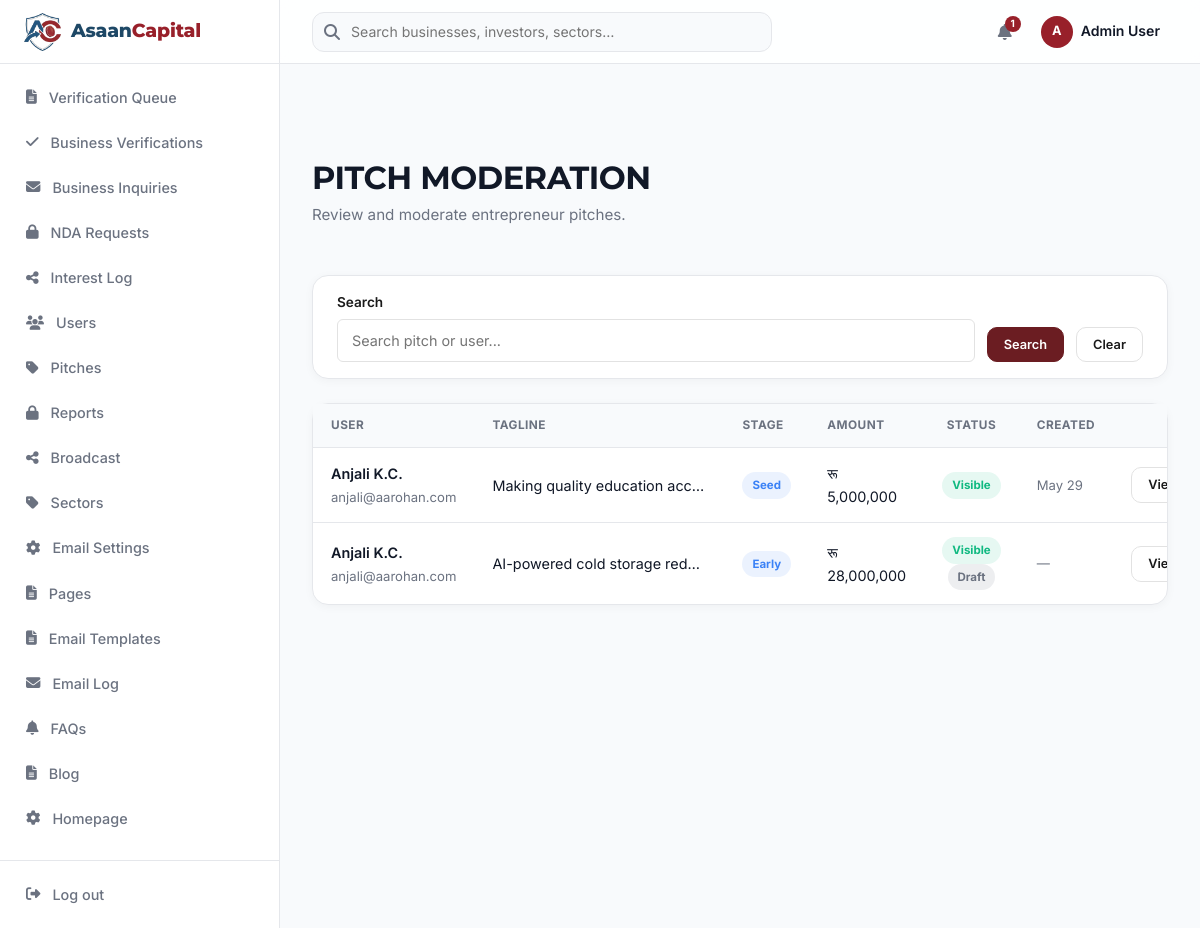
The page /admin/pitches.php (signed in) on the database its author committed.
### tables this page shows
CREATE TABLE `pitches` (
  `id` bigint(20) unsigned NOT NULL AUTO_INCREMENT,
  `user_id` bigint(20) unsigned NOT NULL,
  `tagline` varchar(140) DEFAULT NULL,
  `company_registration_number` varchar(255) DEFAULT NULL,
  `company_type` varchar(255) DEFAULT NULL,
  `short_summary` varchar(300) DEFAULT NULL,
  `product_stage` varchar(255) DEFAULT NULL,
  `problem_statement` text DEFAULT NULL,
  `solution` text DEFAULT NULL,
  `market_size` text DEFAULT NULL,
  `business_model` text DEFAULT NULL,
  `revenue_model` varchar(255) DEFAULT NULL,
  `monthly_revenue` decimal(15,2) DEFAULT NULL,
  `monthly_users` int(11) DEFAULT NULL,
  `growth_rate` decimal(5,2) DEFAULT NULL,
  `customer_retention` decimal(5,2) DEFAULT NULL,
  `traction` text DEFAULT NULL,
  `target_customers` text DEFAULT NULL,
  `competitors` varchar(255) DEFAULT NULL,
  `competitive_advantage` varchar(255) DEFAULT NULL,
  `funding_amount` decimal(15,2) DEFAULT NULL,
  `minimum_investment` decimal(15,2) DEFAULT NULL,
  `previous_funding` decimal(15,2) DEFAULT NULL,
  `previous_funding_source` varchar(255) DEFAULT NULL,
  `has_legal_disputes` tinyint(1) NOT NULL DEFAULT 0,
  `legal_details` text DEFAULT NULL,
  `existing_debt` text DEFAULT NULL,
  `business_type` varchar(255) DEFAULT NULL,
  `customer_type` varchar(255) DEFAULT NULL,
  `looking_for` varchar(255) DEFAULT NULL,
  `investor_involvement` varchar(255) DEFAULT NULL,
  `open_to_acquisition` tinyint(1) NOT NULL DEFAULT 0,
  `monthly_burn` decimal(15,2) DEFAULT NULL,
  `runway_months` int(11) DEFAULT NULL,
  `relocate_willingness` varchar(255) DEFAULT NULL,
  `matchmaking_tags` longtext DEFAULT NULL CHECK (json_valid(`matchmaking_tags`)),
  `equity_offered` decimal(5,2) DEFAULT NULL,
  `fund_usage` text DEFAULT NULL,
  `valuation` decimal(15,2) DEFAULT NULL,
  `pitch_deck` varchar(255) DEFAULT NULL,
  `financial_projections` varchar(255) DEFAULT NULL,
  `pitch_video_url` varchar(255) DEFAULT NULL,
  `stage` varchar(255) DEFAULT NULL,
  `sector_id` bigint(20) unsigned DEFAULT NULL,
  `is_active` tinyint(1) NOT NULL DEFAULT 1,
  `is_hidden` tinyint(1) NOT NULL DEFAULT 0,
  `is_featured` tinyint(1) NOT NULL DEFAULT 0,
  `completeness_score` tinyint(3) unsigned NOT NULL DEFAULT 0,
  `is_published` tinyint(1) NOT NULL DEFAULT 0,
  `views` int(11) NOT NULL DEFAULT 0,
  `created_at` timestamp NULL DEFAULT NULL,
  `updated_at` timestamp NULL DEFAULT NULL,
  PRIMARY KEY (`id`),
  KEY `pitches_user_id_foreign` (`user_id`),
  KEY `pitches_sector_id_foreign` (`sector_id`),
  CONSTRAINT `pitches_sector_id_foreign` FOREIGN KEY (`sector_id`) REFERENCES `sectors` (`id`) ON DELETE SET NULL,
  CONSTRAINT `pitches_user_id_foreign` FOREIGN KEY (`user_id`) REFERENCES `users` (`id`) ON DELETE CASCADE
);

CREATE TABLE `users` (
  `id` bigint(20) unsigned NOT NULL AUTO_INCREMENT,
  `name` varchar(255) NOT NULL,
  `email` varchar(255) NOT NULL,
  `role` varchar(255) NOT NULL DEFAULT 'entrepreneur',
  `account_type` varchar(255) DEFAULT NULL,
  `phone` varchar(255) DEFAULT NULL,
  `province` varchar(255) DEFAULT NULL,
  `district` varchar(255) DEFAULT NULL,
  `profile_photo` varchar(255) DEFAULT NULL,
  `company_name` varchar(255) DEFAULT NULL,
  `bio` text DEFAULT NULL,
  `linkedin_url` varchar(255) DEFAULT NULL,
  `website_url` varchar(255) DEFAULT NULL,
  `verification_status` varchar(255) NOT NULL DEFAULT 'unverified',
  `verified_at` timestamp NULL DEFAULT NULL,
  `is_admin` tinyint(1) NOT NULL DEFAULT 0,
  `is_suspended` tinyint(1) NOT NULL DEFAULT 0,
  `daily_request_count` int(11) NOT NULL DEFAULT 0,
  `daily_request_date` date DEFAULT NULL,
  `email_verified_at` timestamp NULL DEFAULT NULL,
  `last_login_at` timestamp NULL DEFAULT NULL,
  `failed_login_attempts` int(11) DEFAULT 0,
  `locked_until` timestamp NULL DEFAULT NULL,
  `password` varchar(255) NOT NULL,
  `remember_token` varchar(100) DEFAULT NULL,
  `created_at` timestamp NULL DEFAULT NULL,
  `updated_at` timestamp NULL DEFAULT NULL,
  `deleted_at` timestamp NULL DEFAULT NULL,
  `company_size` varchar(255) DEFAULT NULL,
  `usage_goal` varchar(255) DEFAULT NULL,
  `notifications` varchar(255) DEFAULT NULL,
  PRIMARY KEY (`id`),
  UNIQUE KEY `users_email_unique` (`email`)
);

### config/helpers.php (called while the page is built, shortened)
<?php
function e(?string $s): string {
    return htmlspecialchars($s ?? '', ENT_QUOTES, 'UTF-8');
}
function money($amount): string {
    return 'रू ' . number_format((float)$amount, 0);
}
function date_human(?string $datetime): string {
    if (!$datetime) return '—';
    $ts = strtotime($datetime);
    $diff = time() - $ts;
    return date('M j', $ts);
}
function paginate(PDOStatement $countStmt, int $page, int $perPage = 12): array {
    $total = (int)$countStmt->fetchColumn();
    $lastPage = max(1, (int)ceil($total / $perPage));
    $page = max(1, min($page, $lastPage));
    $offset = ($page - 1) * $perPage;
    return ['page' => $page, 'perPage' => $perPage, 'offset' => $offset, 'total' => $total, 'lastPage' => $lastPage];
}

### config/db.php (called while the page is built)
<?php
function db(): PDO {
    static $pdo = null;
    if ($pdo === null) {
        $dsn = 'mysql:host=' . DB_HOST . ';port=' . DB_PORT . ';dbname=' . DB_NAME . ';charset=' . DB_CHARSET;
        $pdo = new PDO($dsn, DB_USER, DB_PASS, [
            PDO::ATTR_ERRMODE => PDO::ERRMODE_EXCEPTION,
            PDO::ATTR_DEFAULT_FETCH_MODE => PDO::FETCH_ASSOC,
            PDO::ATTR_EMULATE_PREPARES => false,
        ]);
    }
    return $pdo;
}

### admin/pitches.php (the view, shortened to what this page needs)
<?php
$search = trim($_GET['search'] ?? '');
$page = max(1, (int)($_GET['page'] ?? 1));
$perPage = 20;
$where = ['1=1'];
$params = [];
$whereClause = implode(' AND ', $where);
$countStmt = db()->prepare("SELECT COUNT(*) FROM pitches p JOIN users u ON u.id = p.user_id WHERE $whereClause");
$countStmt->execute($params);
$pagi = paginate($countStmt, $page, $perPage);
$stmt = db()->prepare("SELECT p.*, u.name, u.email, u.is_suspended FROM pitches p JOIN users u ON u.id = p.user_id WHERE $whereClause ORDER BY p.created_at DESC LIMIT {$pagi['perPage']} OFFSET {$pagi['offset']}");
$stmt->execute($params);
$pitches = $stmt->fetchAll();
require __DIR__ . '/../includes/layout-admin.php';
?>
<form method="get" class="dash-filterbar">
  <div class="input-group grow">
    <label>Search</label>
    <input type="text" name="search" class="input" value="<?= e($search) ?>" placeholder="Search pitch or user...">
  </div>
  <button type="submit" class="btn btn-sm btn-primary">Search</button>
  <a href="<?= APP_URL ?>/admin/pitches" class="btn btn-sm btn-outline">Clear</a>
</form>
<div class="dash-panel">
  <div class="dash-table-wrap">
    <table class="dash-table">
      <thead><tr>
        <th>User</th><th>Tagline</th><th>Stage</th><th>Amount</th>
        <th class="ta-center">Status</th><th>Created</th><th class="ta-right">Actions</th>
      </tr></thead>
      <tbody>
      <?php foreach ($pitches as $p): ?>
        <tr>
          <td><span class="t-strong"><?= e($p['name']) ?></span><br><span class="t-muted"><?= e($p['email']) ?></span></td>
          <td style="max-width:250px;overflow:hidden;text-overflow:ellipsis;white-space:nowrap;"><?= e($p['tagline']) ?></td>
          <td><span class="dash-pill open"><?= e(ucfirst(str_replace('_', ' ', $p['stage']))) ?></span></td>
          <td><?= $p['funding_amount'] ? money($p['funding_amount']) : '—' ?></td>
          <td class="ta-center">
            <span class="dash-pill <?= $p['is_hidden'] ? 'draft' : 'published' ?>"><?= $p['is_hidden'] ? 'Hidden' : 'Visible' ?></span>
            <?php if (!$p['is_published']): ?> <span class="dash-pill draft">Draft</span><?php endif; ?>
          </td>
          <td class="t-muted"><?= date_human($p['created_at']) ?></td>
          <td class="ta-right">
            <span class="dash-table-actions">
              <a href="<?= APP_URL ?>/pitch/<?= $p['id'] ?>" target="_blank" class="btn btn-sm btn-outline">View</a>
            </span>
          </td>
        </tr>
      <?php endforeach; ?>
      </tbody>
    </table>
  </div>
</div>
<?php require __DIR__ . '/../includes/footer.php'; ?>

### assets/listings.css (style rules this page uses)
:root { --ds-bg: #F8FAFC; --ds-surface: #FFFFFF; --ds-text: #0F172A; --ds-text-secondary: #475569; --ds-border: #E2E8F0; --ds-primary: #0B3A5E; --ds-success: #16A34A; --ds-warning: #F59E0B; --ds-danger: #DC2626; --ds-muted: #94A3B8; --ds-soft: #F1F5F9; --ds-font: 'Inter', -apple-system, BlinkMacSystemFont, 'Segoe UI', sans-serif; --ds-hero: 3rem; --ds-section: 2rem; --ds-card-title: 1.25rem; --ds-metric: 1.75rem; --ds-body: 1rem; --ds-small: 0.875rem; --ds-label: 0.75rem; --ds-section-gap: 2rem; --ds-radius: 12px; --ds-radius-sm: 8px; --ds-shadow: 0 1px 3px rgba(0,0,0,0.05); --ds-container: 1440px; }
*, *::before, *::after { box-sizing: border-box; }

### includes/header.php (style rules this page uses)
html.scroll-smooth { scroll-behavior: smooth; }

### rows shown on the page
pitches: user.name "Anjali K.C.", user.email "anjali@aarohan.com", tagline "Making quality education acc…", stage "Seed", funding_amount "रू 5,000,000", is_hidden "Visible", created_at "May 29"
pitches: user.name "Anjali K.C.", user.email "anjali@aarohan.com", tagline "AI-powered cold storage red…", stage "Early", funding_amount "रू 28,000,000", is_hidden "Visible", is_published "Draft", created_at "—"

### other values the page prints
$label "Verification Queue"
$label "Business Verifications"
$label "Business Inquiries"
$label "NDA Requests"
$label "Interest Log"
$label "Users"
$label "Pitches"
$label "Reports"
$label "Broadcast"
$label "Sectors"
$label "Email Settings"
$label "Pages"
$label "Email Templates"
$label "Email Log"
$label "FAQs"
